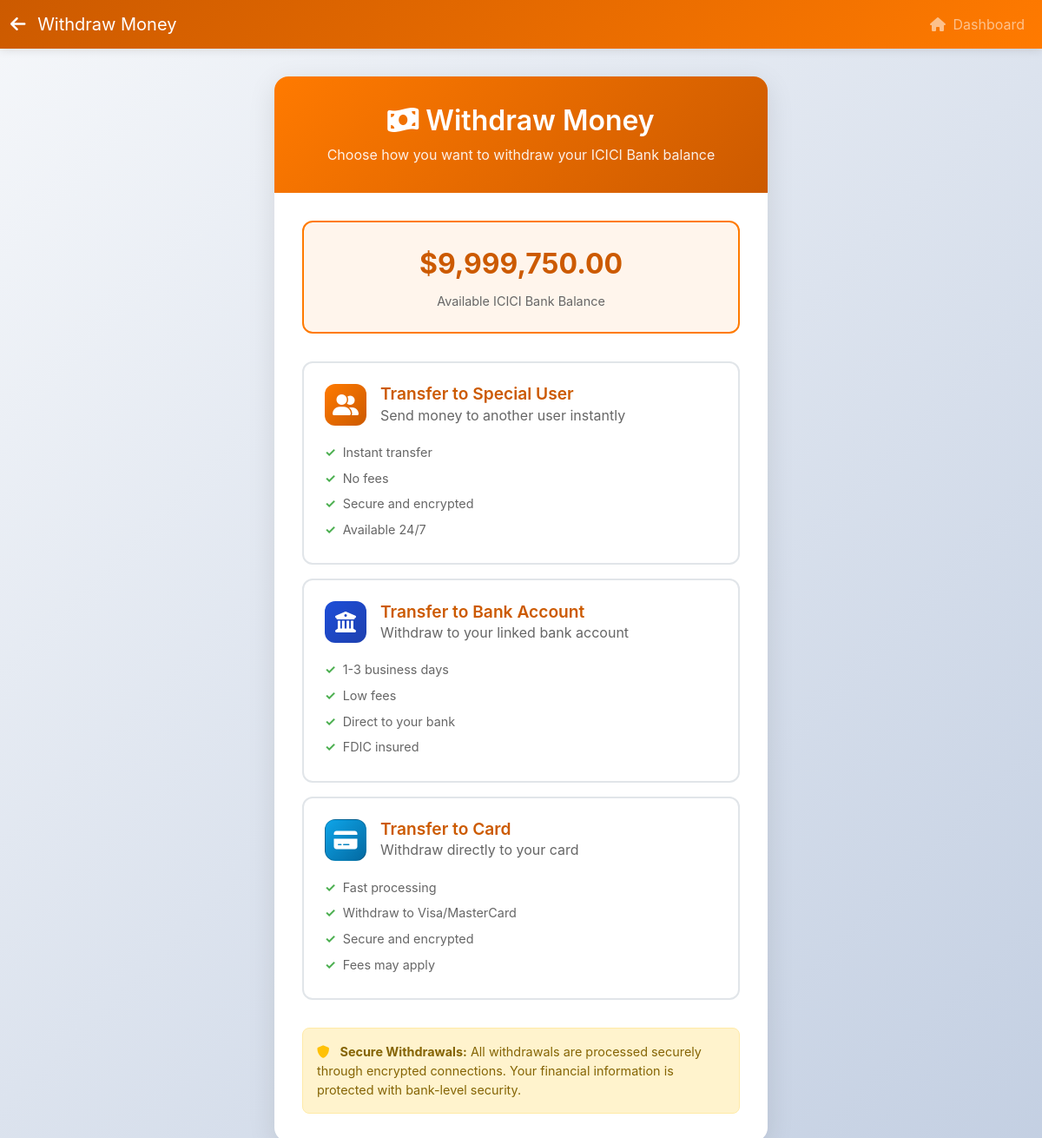
The page /transactions/withdraw/ (signed in) on the database as committed earlier.
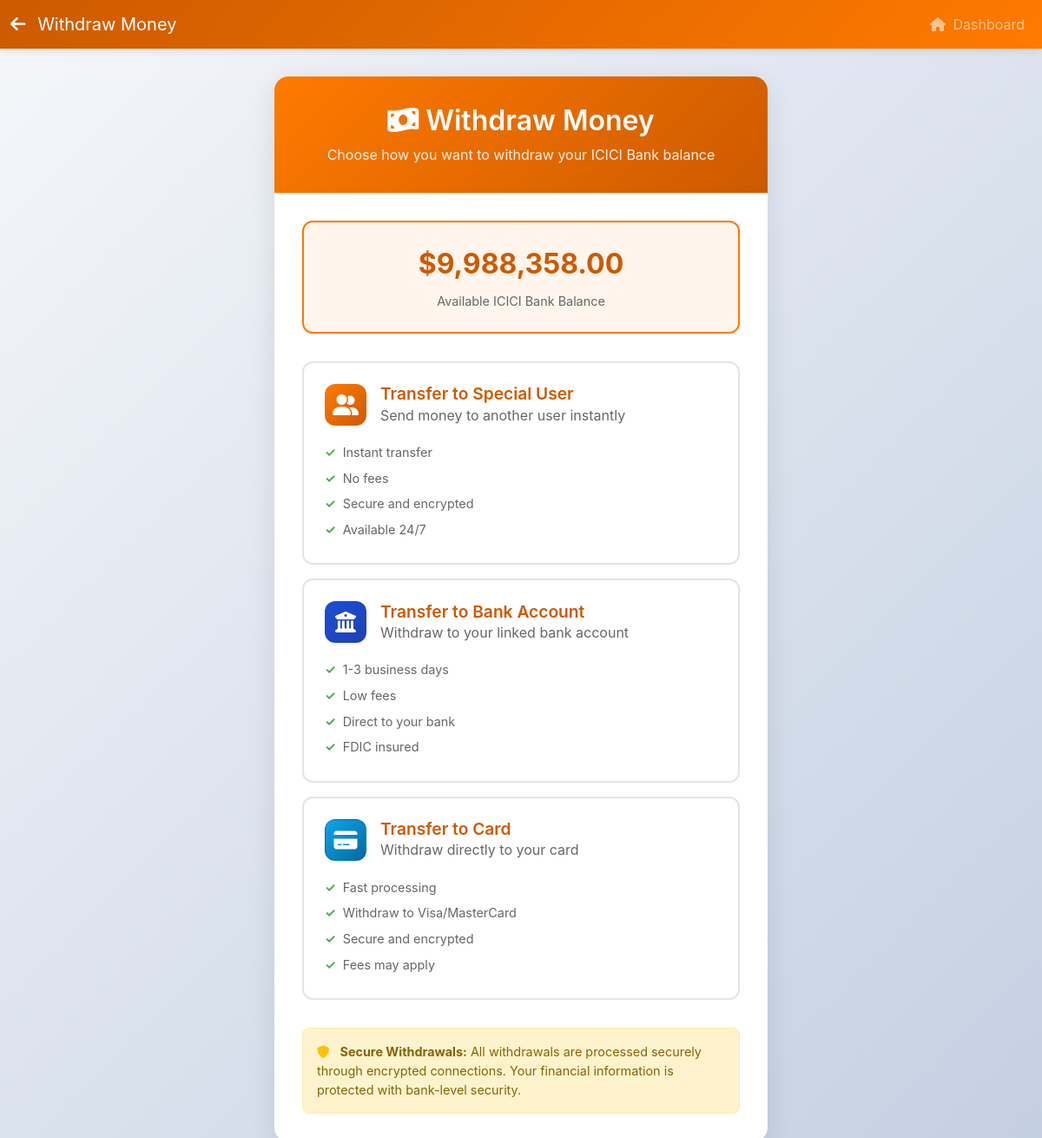
The same page on the database as committed later.
### wallet/models.py (models this page shows, shortened)
class Wallet(models.Model):
    user = models.OneToOneField(settings.AUTH_USER_MODEL, on_delete=models.CASCADE, related_name='wallet')
    paypal_balance = models.DecimalField(max_digits=19, decimal_places=2, default=0.00)
    reward_balance = models.DecimalField(max_digits=12, decimal_places=2, default=0.00)

### transactions/views.py (the view)
# urls.py: path('withdraw/', views.withdraw_view, name='withdraw'),
@login_required
def withdraw_view(request):
    wallet, _ = Wallet.objects.get_or_create(user=request.user)
    return render(request, 'transactions/withdraw.html', {'wallet': wallet})

### accounts/templatetags/currency.py (called while the page is built)
def _format_amount(amount: Decimal) -> str:
    q = Decimal('0.01')
    return f"{amount.quantize(q, rounding=ROUND_HALF_UP):,.2f}"

@register.simple_tag(takes_context=True)
def money(context, amount):
    try:
        amt = Decimal(str(amount or 0))
    except Exception:
        amt = Decimal('0')
    request = context.get('request')
    code = 'USD'
    if request is not None:
        code = request.session.get('currency', 'USD') or 'USD'
    info = CURRENCY_INFO.get(code, CURRENCY_INFO['USD'])
    converted = (amt * info['rate'])
    return f"{info['symbol']}{_format_amount(converted)}"

### templates/transactions/withdraw.html (shortened to what the changed rows need)
{% load static %}
{% load currency %}
<!DOCTYPE html>
<html lang="en">
<head>
    <link rel="stylesheet" href="https://cdnjs.cloudflare.com/ajax/libs/font-awesome/6.0.0/css/all.min.css">
    <link href="https://cdn.jsdelivr.net/npm/bootstrap@5.3.0/dist/css/bootstrap.min.css" rel="stylesheet">
</head>
<body>
    <div class="main-container">
        <div class="withdraw-card">
            <div class="withdraw-header">
                <h1><i class="fas fa-money-bill-wave me-2"></i>Withdraw Money</h1>
            </div>
            <div class="withdraw-body">
                <div class="balance-info">
                    <div class="balance-amount">{% money wallet.paypal_balance %}</div>
                    <div class="balance-label">Available ICICI Bank Balance</div>
                </div>
            </div>
        </div>
    </div>
</body>
</html>

Rows that differ between the two databases and show on the page:
changed Wallet: paypal_balance "$9,999,750.00" → "$9,988,358.00"
